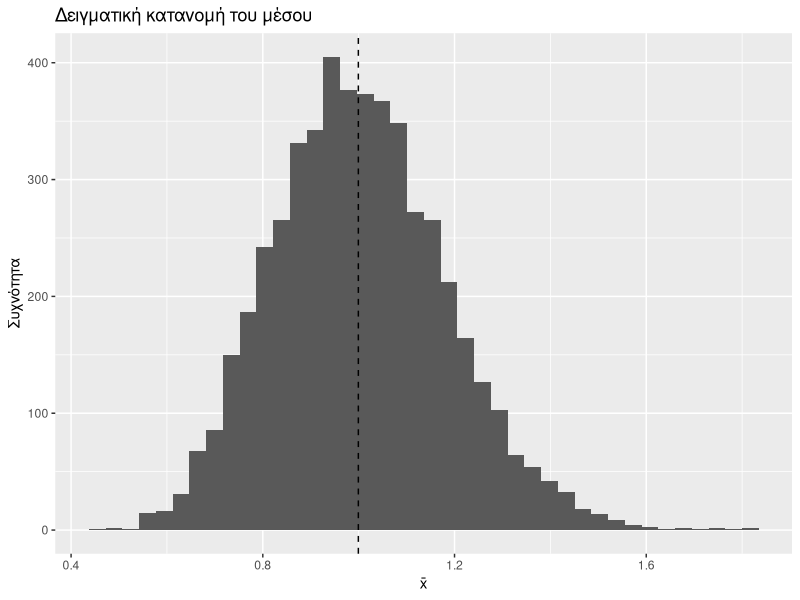
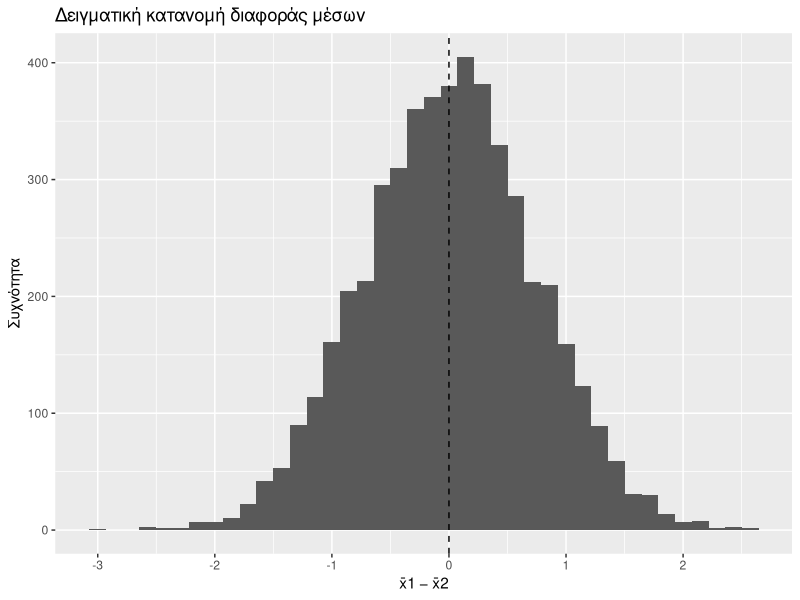
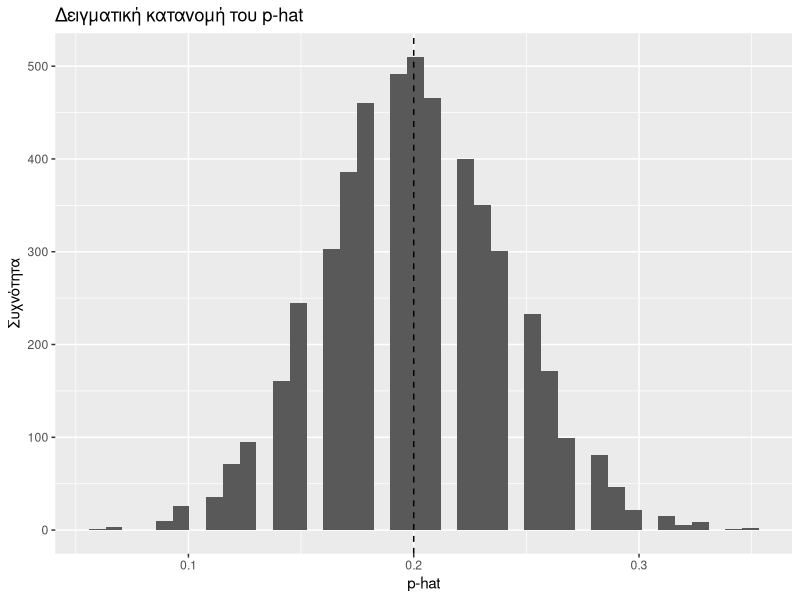
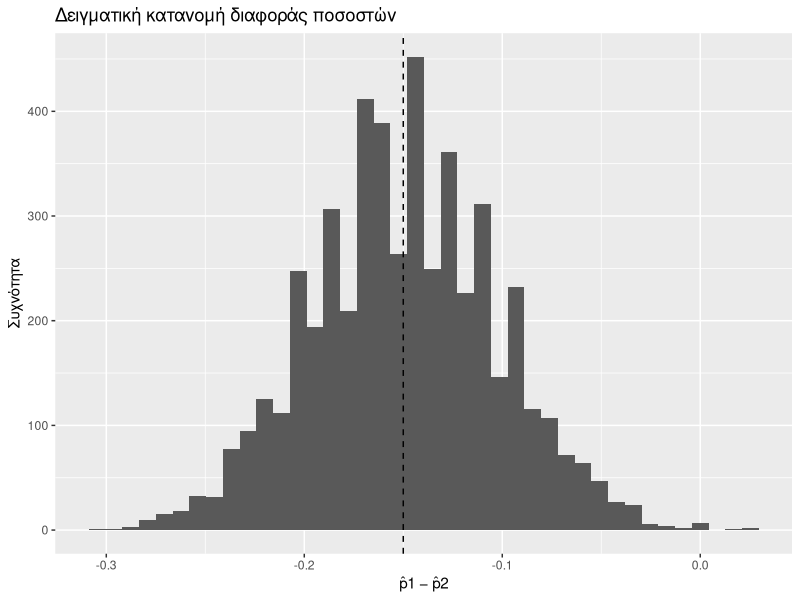

The R script that drew these images, in order:
## ---- chunk 1
pkgs <- c("ggplot2", "dplyr", "tibble", "scales")
to_install <- setdiff(pkgs, rownames(installed.packages()))
if (length(to_install) > 0) {
  install.packages(to_install, repos = "https://cloud.r-project.org")
}
invisible(lapply(pkgs, library, character.only = TRUE))
## ---- chunk 2
set.seed(1)

Npop <- 200000
pop <- rexp(Npop, rate = 1)

mu <- mean(pop)
sigma <- sd(pop)

n <- 30
B <- 5000

xbar <- replicate(B, mean(sample(pop, n)))

tibble(xbar = xbar) |>
  ggplot(aes(x = xbar)) +
  geom_histogram(bins = 40) +
  geom_vline(xintercept = mu, linetype = 2) +
  labs(title = "Δειγματική κατανομή του μέσου",
       x = "x̄",
       y = "Συχνότητα")

## ---- chunk 3
set.seed(2)

B <- 5000
n1 <- 15
n2 <- 15
sigma <- 2

x1 <- replicate(B, mean(rnorm(n1, mean = 1, sd = sigma)))
x2 <- replicate(B, mean(rnorm(n2, mean = 1, sd = sigma)))
diff_means <- x1 - x2

tibble(diff = diff_means) |>
  ggplot(aes(x = diff)) +
  geom_histogram(bins = 40) +
  geom_vline(xintercept = 0, linetype = 2) +
  labs(title = "Δειγματική κατανομή διαφοράς μέσων",
       x = "x̄1 − x̄2",
       y = "Συχνότητα")

## ---- chunk 4
set.seed(3)

p <- 0.20
n <- 100
B <- 5000

phat <- replicate(B, mean(rbinom(n, 1, p)))

tibble(phat = phat) |>
  ggplot(aes(x = phat)) +
  geom_histogram(bins = 40) +
  geom_vline(xintercept = p, linetype = 2) +
  labs(title = "Δειγματική κατανομή του p-hat",
       x = "p-hat",
       y = "Συχνότητα")
## ---- chunk 5
set.seed(4)

p1 <- 0.10
p2 <- 0.25
n1 <- 100
n2 <- 150
B <- 5000

phat1 <- replicate(B, mean(rbinom(n1, 1, p1)))
phat2 <- replicate(B, mean(rbinom(n2, 1, p2)))
dhat <- phat1 - phat2

tibble(dhat = dhat) |>
  ggplot(aes(x = dhat)) +
  geom_histogram(bins = 40) +
  geom_vline(xintercept = (p1 - p2), linetype = 2) +
  labs(title = "Δειγματική κατανομή διαφοράς ποσοστών",
       x = "p̂1 − p̂2",
       y = "Συχνότητα")
